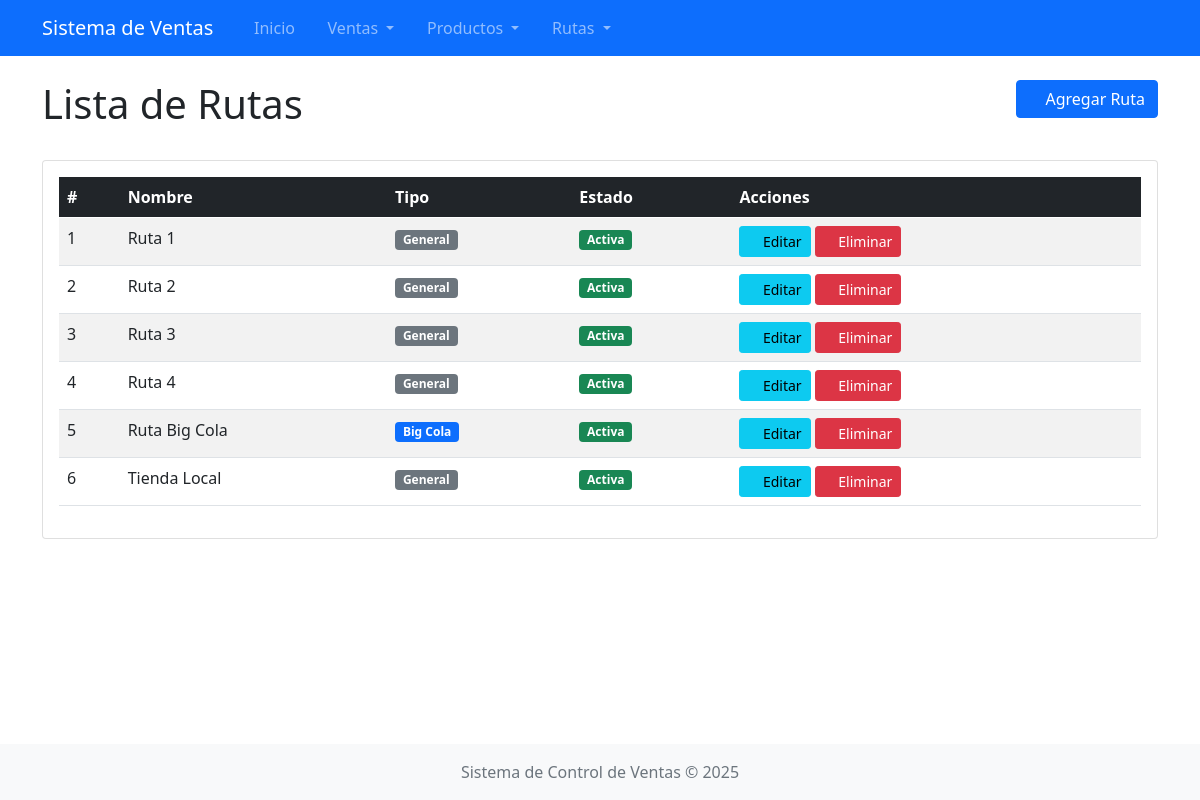
/modules/rutas/index.php, run on the app's committed database.
### tables this page shows
CREATE TABLE IF NOT EXISTS rutas (
    id INT(11) NOT NULL AUTO_INCREMENT,
    nombre VARCHAR(100) NOT NULL,
    es_big_cola TINYINT(1) NOT NULL DEFAULT 0,
    activa TINYINT(1) NOT NULL DEFAULT 1,
    PRIMARY KEY (id)
);

### includes/functions.php (called while the page is built, shortened)
<?php
require_once __DIR__ . '/../config/db.php';
function obtenerRutas($soloActivas = false, $soloBigCola = null) {
    global $conn;
    $sql = "SELECT * FROM rutas";
    $sql .= " ORDER BY nombre ASC";
    $stmt = $conn->prepare($sql);
    $stmt->execute();
    return $stmt->fetchAll(PDO::FETCH_ASSOC);
}
?>

### modules/rutas/index.php (the view, shortened to what this page needs)
<?php
require_once '../../includes/functions.php';
$rutas = obtenerRutas();
include '../../includes/header.php';
?>
<div class="row mb-4">
    <div class="col-md-6">
        <h1>Lista de Rutas</h1>
    </div>
    <div class="col-md-6 text-end">
        <a href="agregar.php" class="btn btn-primary">
            <i class="bi bi-plus-lg"></i> Agregar Ruta
        </a>
    </div>
</div>
<div class="card mb-4">
    <div class="card-body">
        <div class="table-responsive">
            <table class="table table-striped table-hover">
                <thead class="table-dark">
                    <tr>
                        <th>#</th>
                        <th>Nombre</th>
                        <th>Tipo</th>
                        <th>Estado</th>
                        <th>Acciones</th>
                    </tr>
                </thead>
                <tbody>
                    <?php if (empty($rutas)): ?>
                    <tr>
                        <td colspan="5" class="text-center">No hay rutas registradas</td>
                    </tr>
                    <?php else: ?>
                        <?php foreach ($rutas as $index => $ruta): ?>
                        <tr>
                            <td><?php echo $index + 1; ?></td>
                            <td><?php echo htmlspecialchars($ruta['nombre']); ?></td>
                            <td>
                                <?php if ($ruta['es_big_cola'] == 1): ?>
                                <span class="badge bg-primary">Big Cola</span>
                                <?php else: ?>
                                <span class="badge bg-secondary">General</span>
                                <?php endif; ?>
                            </td>
                            <td>
                                <?php if ($ruta['activa'] == 1): ?>
                                <span class="badge bg-success">Activa</span>
                                <?php else: ?>
                                <span class="badge bg-danger">Inactiva</span>
                                <?php endif; ?>
                            </td>
                            <td>
                                <a href="editar.php?id=<?php echo $ruta['id']; ?>" class="btn btn-sm btn-info">
                                    <i class="bi bi-pencil"></i> Editar
                                </a>
                                <a href="eliminar.php?id=<?php echo $ruta['id']; ?>" class="btn btn-sm btn-danger confirmar-eliminar">
                                    <i class="bi bi-trash"></i> Eliminar
                                </a>
                            </td>
                        </tr>
                        <?php endforeach; ?>
                    <?php endif; ?>
                </tbody>
            </table>
        </div>
    </div>
</div>
<?php
include '../../includes/footer.php';
?>

### assets/css/styles.css (style rules this page uses)
body { min-height: 100vh; display: flex; flex-direction: column; }

### data on the page
rutas: nombre "Ruta 1", es_big_cola "General", activa "Activa"
rutas: nombre "Ruta 2", es_big_cola "General", activa "Activa"
rutas: nombre "Ruta 3", es_big_cola "General", activa "Activa"
rutas: nombre "Ruta 4", es_big_cola "General", activa "Activa"
rutas: nombre "Ruta Big Cola", es_big_cola "Big Cola", activa "Activa"
rutas: nombre "Tienda Local", es_big_cola "General", activa "Activa"
